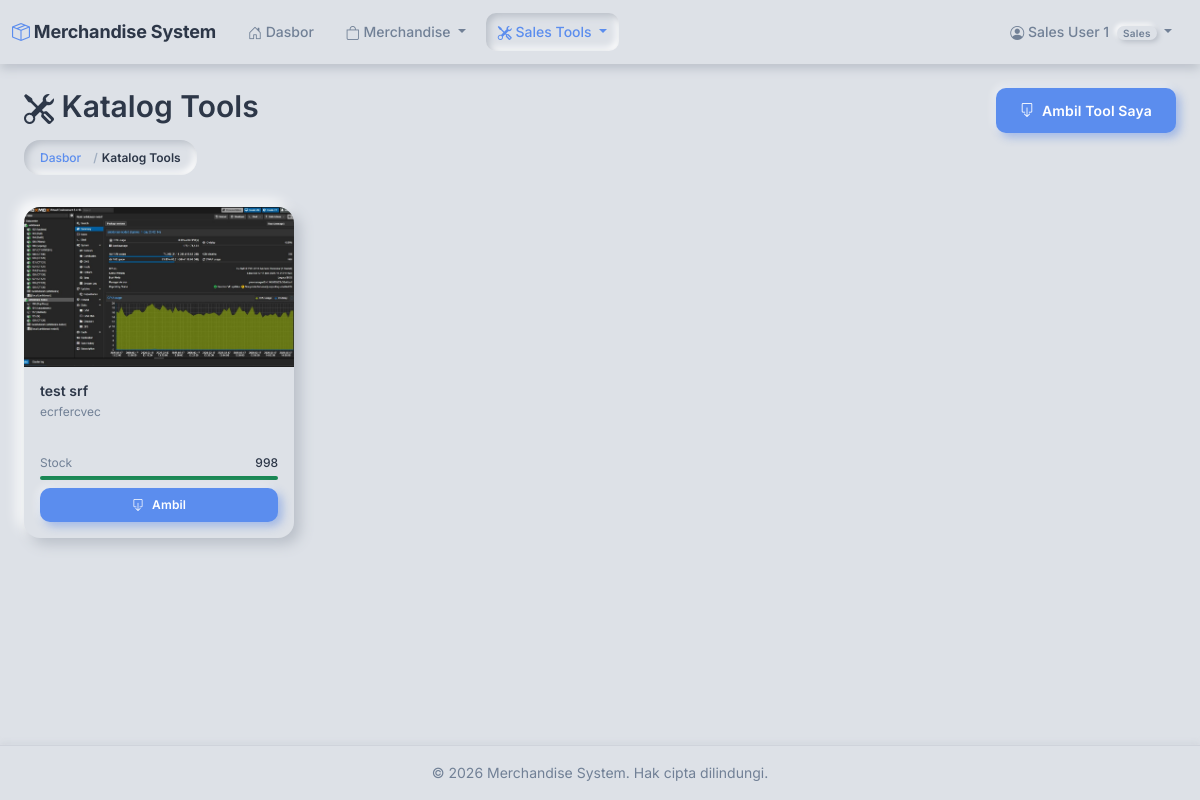
Before: /inventory/catalog/ (signed in) with the older database file.
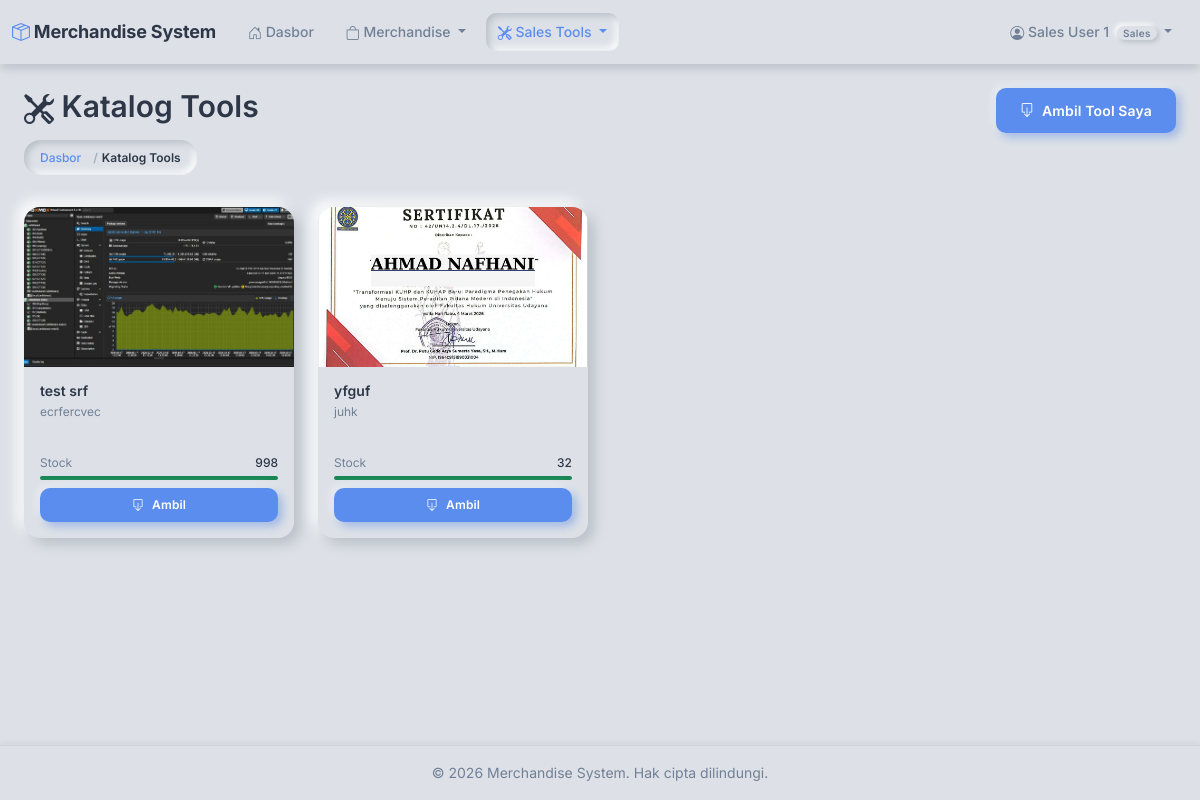
After: the same page with the newer database file.
### accounts/models.py (models this page shows, shortened)
class User(AbstractUser):
    class Role(models.TextChoices):
        ADMIN = 'ADMIN', 'Admin (Markom)'
        SALES = 'SALES', 'Sales'
    role = models.CharField(
        max_length=10,
        choices=Role.choices,
        default=Role.SALES,
        help_text='User role: ADMIN for Markom, SALES for sales team'
    )
    full_name = models.CharField(
        max_length=255,
        help_text='Full name of the user'
    )
    phone = models.CharField(
        max_length=20,
        blank=True,
        help_text='Phone number'
    )
    force_password_change = models.BooleanField(
        default=False,
        help_text='User must change password on next login'
    )
    class Meta:
        db_table = 'users'
        verbose_name = 'User'
        verbose_name_plural = 'Users'
        ordering = ['-date_joined']
    @property
    def is_admin(self):
        return self.role == self.Role.ADMIN
    @property
    def is_sales(self):
        return self.role == self.Role.SALES

### inventory/sales_tool_models.py (models this page shows, shortened)
class SalesTool(models.Model):
    name = models.CharField(
        max_length=200,
        unique=True,
        help_text='Nama tool/produk untuk sales'
    )
    description = models.TextField(
        blank=True,
        help_text='Deskripsi tool'
    )
    image = models.ImageField(
        upload_to='sales_tools/%Y/%m/',
        blank=True,
        null=True,
        help_text='Foto tool'
    )
    stock = models.IntegerField(
        default=0,
        help_text='Stock tersedia'
    )
    is_active = models.BooleanField(
        default=True,
        help_text='Tool aktif/non-aktif'
    )
    created_by = models.ForeignKey(
        settings.AUTH_USER_MODEL,
        on_delete=models.PROTECT,
        related_name='created_tools',
        help_text='Admin yang membuat tool ini'
    )
    created_at = models.DateTimeField(auto_now_add=True)
    updated_at = models.DateTimeField(auto_now=True)
    class Meta:
        db_table = 'sales_tools'
        verbose_name = 'Sales Tool'
        verbose_name_plural = 'Sales Tools'
        ordering = ['name']

### inventory/views.py (the view)
# urls.py: path('catalog/', views.tools_catalog, name='tools_catalog'),
@sales_required
def tools_catalog(request):
    search = request.GET.get('search', '')
    tools = SalesTool.objects.filter(is_active=True).order_by('name')
    if search:
        tools = tools.filter(
            Q(name__icontains=search) | Q(description__icontains=search)
        )
    return render(request, 'inventory/tools_catalog.html', {
        'tools': tools,
        'search': search,
        'title': 'Katalog Tools'
    })

### orders/cart.py (called while the page is built)
    def get_total_quantity(self):
        return sum(item.get('quantity', 0) for item in self.cart.values())

    def get_total_unique(self):
        return len(self.cart)

### orders/context_processors.py (called while the page is built)
def cart_context(request):
    if request.user.is_authenticated and hasattr(request.user, 'is_sales') and request.user.is_sales:
        cart = Cart(request)
        return {
            'navbar_cart_total': cart.get_total_quantity(),
            'navbar_cart_unique': cart.get_total_unique(),
        }
    return {
        'navbar_cart_total': 0,
        'navbar_cart_unique': 0,
    }

### templates/inventory/tools_catalog.html (shortened to what this page needs)
{% extends 'base.html' %}
{% block content %}
<div class="container-fluid">
    <div class="row mb-4 align-items-start">
        <div class="col">
            <h2><i class="bi bi-tools"></i> Katalog Tools</h2>
            <nav aria-label="breadcrumb">
                <ol class="breadcrumb">
                    <li class="breadcrumb-item"><a href="{% url 'dashboard:home' %}">Dasbor</a></li>
                    <li class="breadcrumb-item active">Katalog Tools</li>
                </ol>
            </nav>
        </div>
        <div class="col-12 col-md-auto mt-3 mt-md-0">
            <a href="{% url 'inventory:my_checkouts' %}" class="btn btn-primary w-100 w-md-auto">
                <i class="bi bi-box-arrow-down"></i> Ambil Tool Saya
            </a>
        </div>
    </div>
    {% if tools %}
        <div class="row g-4">
            {% for tool in tools %}
            <div class="col-6 col-md-4 col-lg-3">
                <div class="card shop-card h-100 d-flex flex-column"
                     onclick="window.location='{% url 'inventory:tool_checkout_pk' tool.pk %}'"
                     style="cursor: pointer; position: relative;">
                    {% if tool.image %}
                    <img src="{{ tool.image.url }}" alt="{{ tool.name }}" class="shop-card-img">
                    {% else %}
                    <div class="shop-card-img-placeholder">
                        <i class="bi bi-tools"></i>
                    </div>
                    {% endif %}
                    <div class="card-body p-3 d-flex flex-column flex-grow-1">
                        <h6 class="fw-semibold mb-1 text-clamp-2" style="color: var(--color-text-dark); font-size: var(--text-sm);"
                            title="{{ tool.name }}">
                            {{ tool.name }}
                        </h6>
                        {% if tool.description %}
                        <p class="text-muted mb-2 shop-card-desc" style="font-size: var(--text-xs); line-height: 1.4; flex-grow: 1;">
                            {{ tool.description|truncatewords:8 }}
                        </p>
                        {% else %}
                        <div class="flex-grow-1"></div>
                        {% endif %}
                        <div class="mb-2">
                            <div class="d-flex justify-content-between align-items-center mb-1">
                                <small class="text-muted" style="font-size: var(--text-xs);">Stock</small>
                                <small class="fw-medium" style="color: var(--color-text-dark); font-size: var(--text-xs);">
                                    {{ tool.stock }}
                                </small>
                            </div>
                            <div class="progress" style="height: 4px; background-color: #e9ecef;">
                                {% if tool.stock == 0 %}
                                <div class="progress-bar bg-danger" style="width: 0%"></div>
                                {% elif tool.stock < 10 %}
                                <div class="progress-bar bg-warning" style="width: {{ tool.stock }}%"></div>
                                {% else %}
                                <div class="progress-bar bg-success" style="width: 100%"></div>
                                {% endif %}
                            </div>
                        </div>
                        <div class="mt-auto">
                            {% if tool.stock > 0 %}
                            <button type="button" class="btn btn-primary btn-sm w-100" style="font-size: var(--text-xs);">
                                <i class="bi bi-box-arrow-down"></i> Ambil
                            </button>
                            {% else %}
                            <button class="btn btn-secondary btn-sm w-100" disabled style="font-size: var(--text-xs);">
                                <i class="bi bi-x-circle"></i> Stok Habis
                            </button>
                            {% endif %}
                        </div>
                    </div>
                </div>
            </div>
            {% endfor %}
        </div>
    {% endif %}
</div>
{% endblock %}

### templates/base.html (shortened to what this page needs)
<!DOCTYPE html>
<html lang="id">
<head>
    <link href="https://cdn.jsdelivr.net/npm/bootstrap@5.3.0/dist/css/bootstrap.min.css" rel="stylesheet">
    <link rel="stylesheet" href="https://cdn.jsdelivr.net/npm/bootstrap-icons@1.11.0/font/bootstrap-icons.css">
    {% load static %}
    <link rel="stylesheet" href="{% static 'css/custom.css' %}">
</head>
<body>
    {% if user.is_authenticated %}
    <nav class="navbar navbar-expand-lg">
        <div class="container-fluid">
            <a class="navbar-brand" href="{% url 'dashboard:home' %}">
                <i class="bi bi-box-seam me-1" style="color: var(--color-accent);"></i>Merchandise System
            </a>
            <div class="collapse navbar-collapse" id="navbarNav">
                <ul class="navbar-nav me-auto">
                    <li class="nav-item">
                        <a class="nav-link {% if request.resolver_match.app_name == 'dashboard' %}active{% endif %}"
                           href="{% url 'dashboard:home' %}">
                            <i class="bi bi-house-door"></i> Dasbor
                        </a>
                    </li>
                    {% if user.is_sales %}
                    <li class="nav-item dropdown">
                        <a class="nav-link dropdown-toggle {% if request.resolver_match.app_name == 'orders' %}active{% endif %}"
                           href="#" id="merchandiseMenuDropdown" role="button" data-bs-toggle="dropdown" aria-expanded="false">
                            <i class="bi bi-bag"></i> Merchandise
                        </a>
                    </li>
                    <li class="nav-item dropdown">
                        <a class="nav-link dropdown-toggle {% if request.resolver_match.app_name == 'inventory' %}active{% endif %}"
                           href="#" id="toolsMenuDropdown" role="button" data-bs-toggle="dropdown" aria-expanded="false">
                            <i class="bi bi-tools"></i> Sales Tools
                        </a>
                    </li>
                    {% endif %}
                </ul>
                <ul class="navbar-nav">
                    <li class="nav-item dropdown">
                        <a class="nav-link dropdown-toggle" href="#" id="userDropdown"
                           role="button" data-bs-toggle="dropdown" aria-expanded="false">
                            <i class="bi bi-person-circle"></i>
                            {{ user.full_name }}
                            {% if user.is_admin %}
                                <span class="badge bg-primary ms-1 badge-role">Admin</span>
                            {% else %}
                                <span class="badge bg-secondary ms-1 badge-role">Sales</span>
                            {% endif %}
                        </a>
                    </li>
                </ul>
            </div>
        </div>
    </nav>
    {% endif %}
    <main class="{% if user.is_authenticated %}container-fluid py-4{% endif %}">
        {% block content %}{% endblock %}
    </main>
    {% if user.is_authenticated %}
    <footer>
        <div class="container-fluid">
            <p class="mb-0">&copy; {% now "Y" %} Merchandise System. Hak cipta dilindungi.</p>
        </div>
    </footer>
    {% endif %}
</body>
</html>

Changed rows visible on the page:
added SalesTool: image (picture), name "yfguf", description "juhk", stock "32", shows "Ambil"
